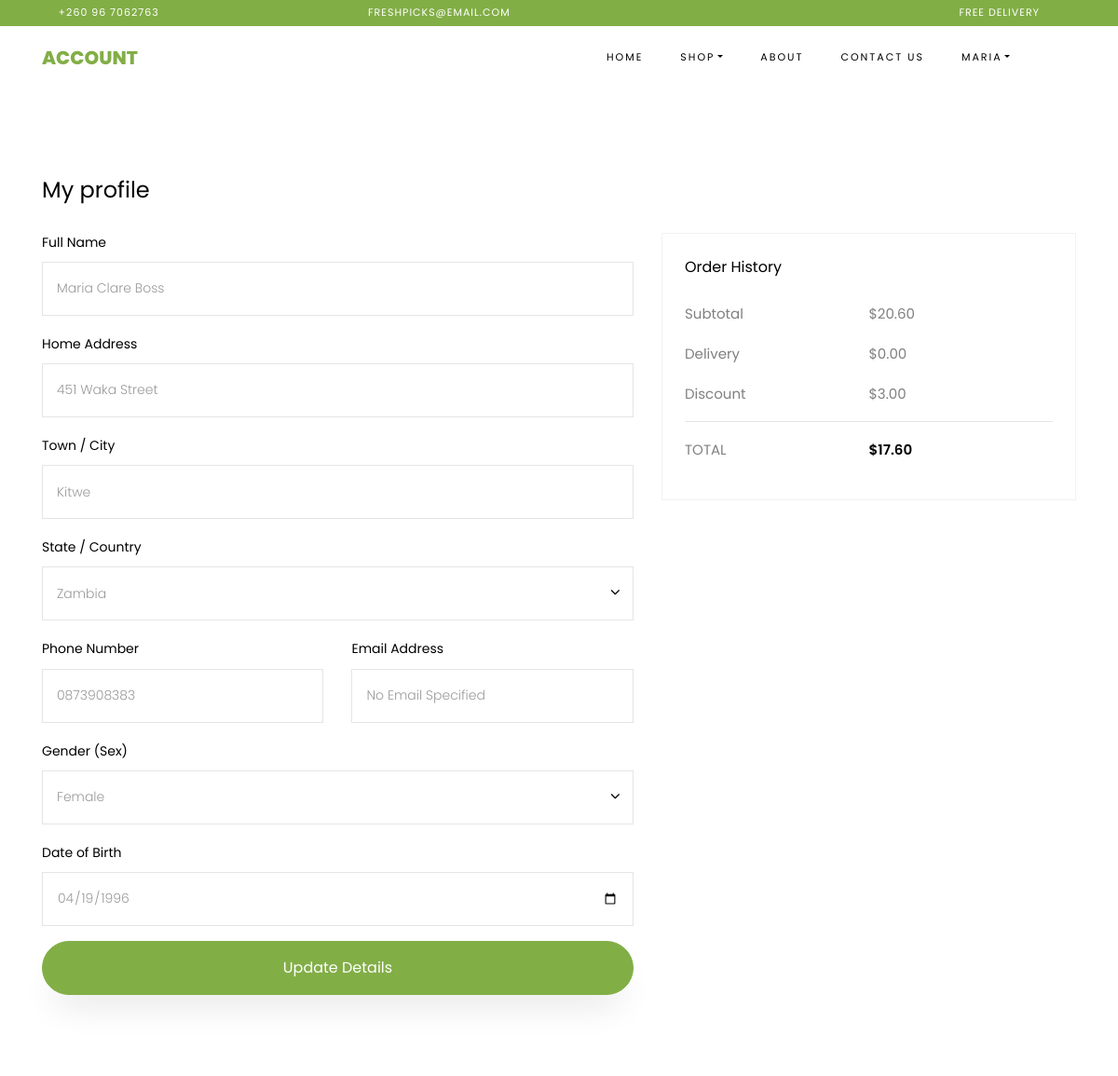
Page /account (signed in, upper part) on the earlier database version.
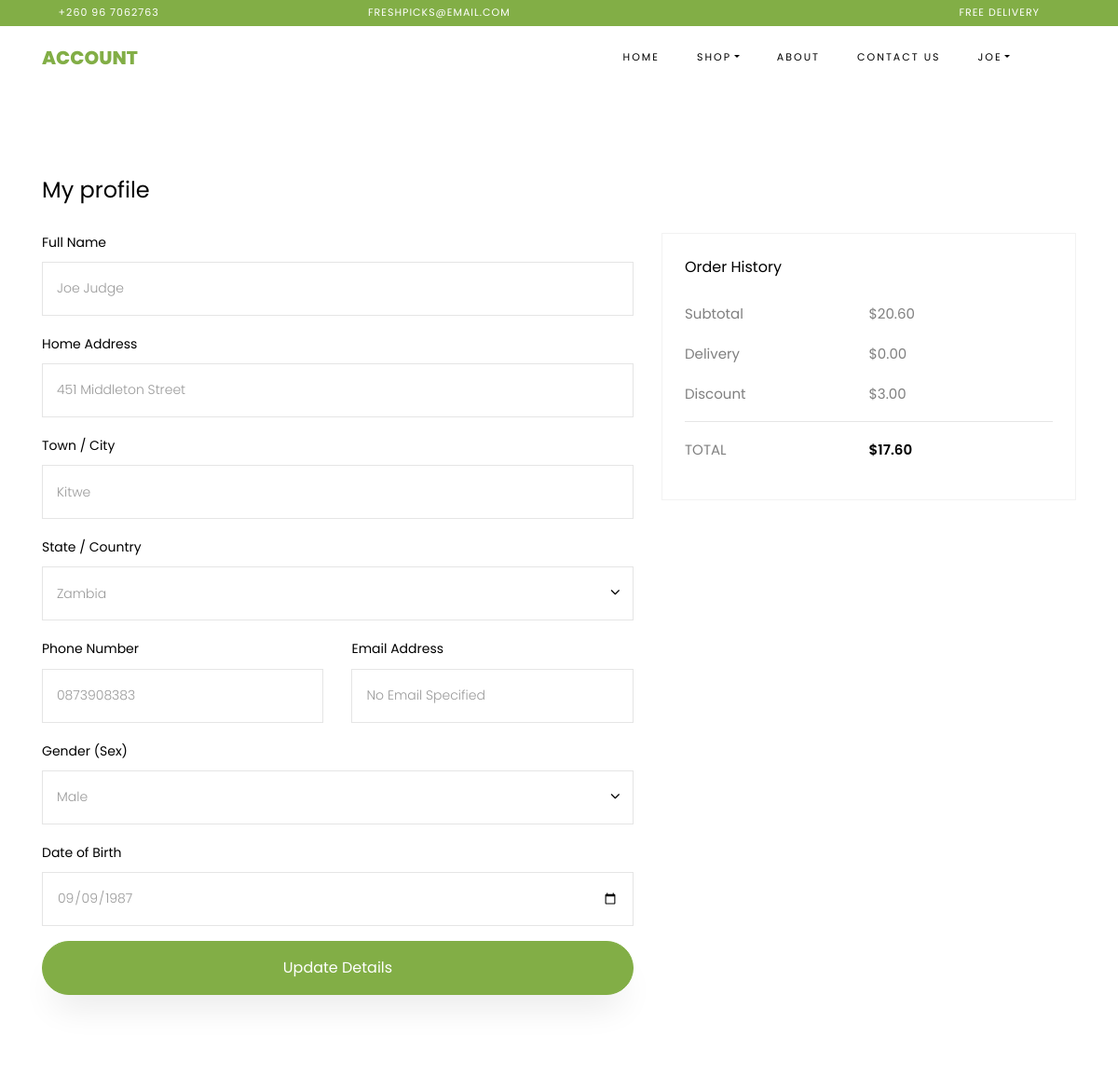
Same page on the later database version.
### freshpicks/databaseModels.py (models this page shows, shortened)
class Customers(db.Model, UserMixin):
    id = db.Column(db.Integer, primary_key=True, autoincrement=True, unique=True)
    fullname = db.Column(db.String(), nullable=False)
    address = db.Column(db.String(), nullable=False)
    town = db.Column(db.String(), nullable=False)
    country = db.Column(db.String(), nullable=False)
    phone_number = db.Column(db.String(), nullable=False, unique=True)
    email_address = db.Column(db.String(), unique=True, nullable=True)
    gender = db.Column(db.String(), nullable=False)
    dob = db.Column(db.String(), nullable=False)
    password = db.Column(db.String(), nullable=True)
    terms_and_conditions = db.Column(db.Boolean(), nullable=False)
    date_registered = db.Column(db.TIMESTAMP(), default=datetime.datetime.now(), nullable=False)
    orders = db.relationship('Orders', backref='buyer', lazy=True)

### freshpicks/routes.py (the view, shortened to what this page needs)
@app.route('/account', methods=['GET', 'POST'])
@login_required
def account():
    return render_template('account.html')

### freshpicks/databaseModels.py (called while the page is built)
@login_manager.user_loader
def load_user(user_id):
    return Customers.query.get(int(user_id))

### freshpicks/routes.py (called while the page is built)
@app.before_request
def before_request():
    g.user = None
    g.admin = None
    if 'admin_username' in session:
        g.admin = session['admin_username']

### freshpicks/templates/account.html (shortened to what the changed rows need)
{% extends 'base_template.html' %}
{% block content %}
    <section class="ftco-section">
        {% block main %}
            <div class="container">
                <div class="row justify-content-center">
                    <div class="col-xl-7 ftco-animate">
                        <form action="/account" method="post" class="billing-form">
                            <div class="row align-items-end">
                                <div class="col-md-12">
                                    <div class="form-group">
                                        <label for="full-name">Full Name</label>
                                        <input type="text" class="form-control" name="full-name"
                                               value="{{ current_user.fullname }}" required>
                                    </div>
                                </div>
                                <div class="col-md-12">
                                    <div class="form-group">
                                        <label for="home-address">Home Address</label>
                                        <input type="text" class="form-control" name="home-address"
                                               value="{{ current_user.address }}" required>
                                    </div>
                                </div>
                                <div class="col-md-12">
                                    <div class="form-group">
                                        <label for="town-city">Town / City</label>
                                        <input type="text" class="form-control" name="town-city"
                                               value="{{ current_user.town }}" required>
                                    </div>
                                </div>
                                <div class="col-md-6">
                                    <div class="form-group">
                                        <label for="phone-number">Phone Number</label>
                                        <input type="number" class="form-control" name="phone-number"
                                               value="{{ current_user.phone_number }}" required>
                                    </div>
                                </div>
                                <div class="col-md-12">
                                    <div class="form-group">
                                        <div class="select-wrap">
                                            <div class="icon"><span class="ion-ios-arrow-down"></span></div>
                                            <select name="gender" class="form-control">
                                                <option value="male" selected>Male</option>
                                                <option value="female"
                                                        {% if current_user.gender.lower() == "female" %}
                                                        selected {% endif %}>Female
                                                </option>
                                            </select>
                                        </div>
                                    </div>
                                </div>
                                <div class="col-md-12">
                                    <div class="form-group">
                                        <label for="dob">Date of Birth</label>
                                        <input type="date" class="form-control" name="dob" data-date-format="DD/MM/YYYY"
                                               value="{{ current_user.dob }}" required>
                                    </div>
                                </div>
                            </div>
                        </form>
                    </div>
                </div>
            </div>
        {% endblock %}
    </section>
{% endblock %}

### freshpicks/templates/base_template.html (shortened to what this page needs)
<!DOCTYPE html>
<html lang="en">
<head>
    <link rel="stylesheet" href="../static/css/open-iconic-bootstrap.min.css">
    <link rel="stylesheet" href="../static/css/animate.css">
    <link rel="stylesheet" href="../static/css/owl.carousel.min.css">
    <link rel="stylesheet" href="../static/css/owl.theme.default.min.css">
    <link rel="stylesheet" href="../static/css/magnific-popup.css">
    <link rel="stylesheet" href="../static/css/aos.css">
    <link rel="stylesheet" href="../static/css/ionicons.min.css">
    <link rel="stylesheet" href="../static/css/bootstrap-datepicker.css">
    <link rel="stylesheet" href="../static/css/jquery.timepicker.css">
    <link rel="stylesheet" href="../static/css/flaticon.css">
    <link rel="stylesheet" href="../static/css/icomoon.css">
    <link rel="stylesheet" href="../static/css/style.css">
</head>
<body class="goto-here">
<div class="py-1 bg-primary">
    <div class="container">
        <div class="row no-gutters d-flex align-items-start align-items-center px-md-0">
            <div class="col-lg-12 d-block">
                <div class="row d-flex">
                    <div class="col-md pr-4 d-flex topper align-items-center">
                        <div class="icon mr-2 d-flex justify-content-center align-items-center"><span
                                class="icon-phone2"></span></div>
                        <span class="text">+260 96 7062763</span>
                    </div>
                    <div class="col-md pr-4 d-flex topper align-items-center">
                        <div class="icon mr-2 d-flex justify-content-center align-items-center"><span
                                class="icon-paper-plane"></span></div>
                        <span class="text">freshpicks@email.com</span>
                    </div>
                    <div class="col-md-5 pr-4 d-flex topper align-items-center text-lg-right">
                        <span class="text">Free delivery</span>
                    </div>
                </div>
            </div>
        </div>
    </div>
</div>
<nav class="navbar navbar-expand-lg navbar-dark ftco_navbar bg-dark ftco-navbar-light" id="ftco-navbar">
    <div class="container">
        <a class="navbar-brand" href="{{ url_for('home') }}">{% block navbar %}{% endblock %}</a>
        <div class="collapse navbar-collapse" id="ftco-nav">
            <ul class="navbar-nav ml-auto">
                <li class="nav-item active"><a href="{{ url_for('home') }}" class="nav-link">Home</a></li>
                <li class="nav-item dropdown">
                    <a class="nav-link dropdown-toggle" href="#" id="dropdown04" data-toggle="dropdown"
                       aria-haspopup="true" aria-expanded="false">Shop</a>
                </li>
                <li class="nav-item"><a href="{{ url_for('about') }}" class="nav-link">About</a></li>
                <li class="nav-item"><a href="{{ url_for('contact') }}" class="nav-link">Contact Us</a></li>
                {% if current_user.is_authenticated %}
                    <li class="nav-item dropdown">
                        <a class="nav-link dropdown-toggle" href="#" id="dropdown04" data-toggle="dropdown"
                           aria-haspopup="true" aria-expanded="false">{{ current_user.fullname.split(' ')[0] }}</a>
                    </li>
                    <li class="nav-item cta cta-colored"><a href="{{ url_for('cart') }}" class="nav-link"><span
                            class="icon-shopping_cart"></span>{{ session['total_quantity'] }}</a></li>
                {% else: %}
                    <li class="nav-item"><a href="{{ url_for('login') }}" class="nav-link">Login</a></li>
                {% endif %}
            </ul>
        </div>
    </div>
</nav>
{% block content %} {% endblock %}
</body>
</html>

Differences in the rows shown:
changed Customers "Kitwe": fullname "MARIA" → "JOE"; full-name "Maria Clare Boss" → "Joe Judge"; home-address "451 Waka Street" → "451 Middleton Street"; dob "04/19/1996" → "09/09/1987"; gender "Female" → (not shown)
Other differences:
form field gender: (not shown) → "Male"
